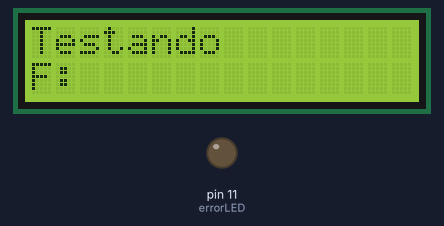
Recording of a sketch running on a simulated Arduino Uno, built with avr-gcc and run on an emulated ATmega328P. Parts: 16×2 character LCD, output pins drawn as LEDs (lit = HIGH). What the sketch prints to the serial monitor is not drawn.

Above: at 0.1 s.
At 1.1 s:
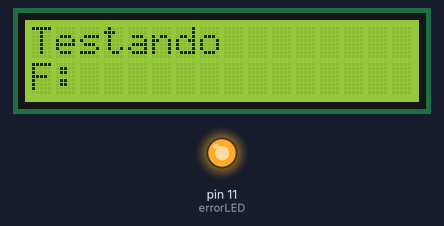
At 4.2 s:
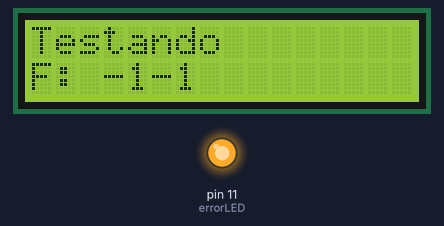

The sketch:

code.ino
```cpp
#include <LiquidCrystal.h>

LiquidCrystal lcd(2, 3, 4, 5, 6, 7);
int incomingByte = 0;
int errorLED = 11;

String ssid     = "Simulator Wifi";	// SSID para se conectar
String password = "";

String host     = "https://hooks.zapier.com/";
const int httpPort   = 80;
String uri		 = "hooks/catch/6003612/o4320x8/";


void setup() {
  // Setup LCD e texto de informaçao
  lcd.begin(16,2);
  lcd.print("Testando");
  lcd.setCursor(0,1);
  lcd.print("F: ");

  pinMode(errorLED, OUTPUT);

  // Start ESP8266
  Serial.begin(115200);
  Serial.println("AT");
  delay(10);

  if (Serial.available() > 0) {

     			lcd.setCursor(0,1);
  				lcd.print("Buffer");

                incomingByte = Serial.read();


                Serial.print("Recebido: ");
                Serial.println(incomingByte, DEC);
        }

  if (!Serial.find("OK")) digitalWrite(errorLED, HIGH);
  Serial.println("AT+CWJAP=\"" + ssid + "\",\"" + password + "\"");
  delay(10);
  if (!Serial.find("OK")) digitalWrite(errorLED, HIGH);

  Serial.println("AT+CIPSTART=\"TCP\",\"" + host + "\"," + httpPort);
  delay(50);
  if (!Serial.find("OK")) digitalWrite(errorLED, HIGH);
}


void loop() {
  String httpPacket = "GET " + uri + " HTTP/1.1\r\n"
    +"Host: "+  host + "\r\n" +
    "Connection: close\r\n\r\n";
  int length = httpPacket.length();


  Serial.print("AT+CIPSEND=");
  Serial.println(length);
  delay(10); // Wait a little for the ESP to respond
  if (!Serial.find(">")) digitalWrite(errorLED, HIGH);
lcd.print(Serial.read());
lcd.print(Serial.read());
  Serial.print(httpPacket);
  delay(10);
  if (!Serial.find("SEND OK\r\n")) digitalWrite(errorLED, HIGH);

  while(!Serial.available()) delay(5);

  if (Serial.find("\r\n\r\n")){
    delay(5);

    delay (2000);
    unsigned int i = 0; //timeout counter
    String outputString = "";

    while (!Serial.find("\"temp\":")){}

    while (i<60000) { // 1 minute timeout checker
      if(Serial.available()) {
        char c = Serial.read();
        if(c==',') break;
        outputString += c;
        i=0;
      }
      i++;
    }

    lcd.setCursor(3,1);
    lcd.print(outputString);

  }

  delay(10000);
}
```
